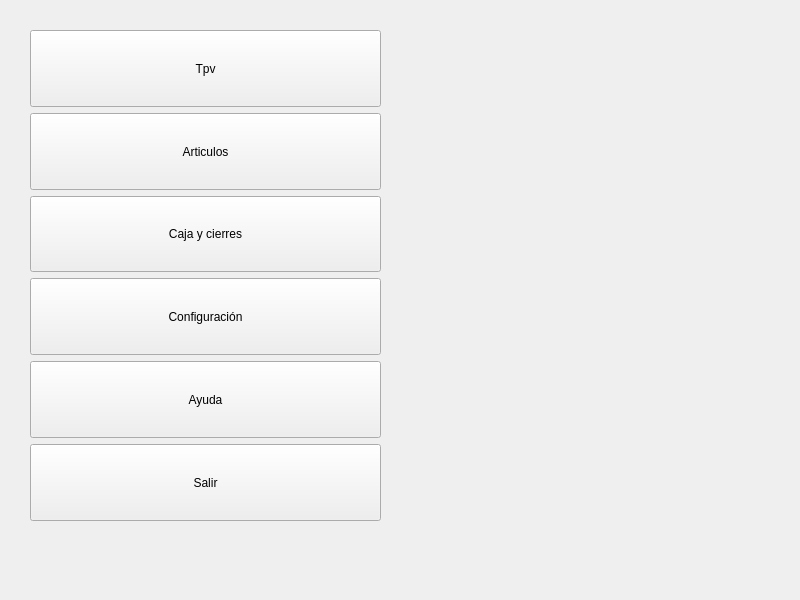
<?xml version="1.0" encoding="UTF-8"?>
<ui version="4.0">
 <class>MainWindow</class>
 <widget class="QMainWindow" name="MainWindow">
  <property name="geometry">
   <rect>
    <x>0</x>
    <y>0</y>
    <width>800</width>
    <height>600</height>
   </rect>
  </property>
  <property name="windowTitle">
   <string>MainWindow</string>
  </property>
  <widget class="QWidget" name="centralWidget">
   <widget class="QWidget" name="verticalLayoutWidget">
    <property name="geometry">
     <rect>
      <x>30</x>
      <y>30</y>
      <width>351</width>
      <height>491</height>
     </rect>
    </property>
    <layout class="QVBoxLayout" name="verticalLayout">
     <item>
      <widget class="QPushButton" name="btnTpv">
       <property name="sizePolicy">
        <sizepolicy hsizetype="Minimum" vsizetype="Preferred">
         <horstretch>0</horstretch>
         <verstretch>0</verstretch>
        </sizepolicy>
       </property>
       <property name="text">
        <string>Tpv</string>
       </property>
      </widget>
     </item>
     <item>
      <widget class="QPushButton" name="btnArticulo">
       <property name="sizePolicy">
        <sizepolicy hsizetype="Minimum" vsizetype="Preferred">
         <horstretch>0</horstretch>
         <verstretch>0</verstretch>
        </sizepolicy>
       </property>
       <property name="text">
        <string>Articulos</string>
       </property>
      </widget>
     </item>
     <item>
      <widget class="QPushButton" name="btnCaja">
       <property name="sizePolicy">
        <sizepolicy hsizetype="Minimum" vsizetype="Preferred">
         <horstretch>0</horstretch>
         <verstretch>0</verstretch>
        </sizepolicy>
       </property>
       <property name="text">
        <string>Caja y cierres</string>
       </property>
      </widget>
     </item>
     <item>
      <widget class="QPushButton" name="btnConfiguracion">
       <property name="sizePolicy">
        <sizepolicy hsizetype="Minimum" vsizetype="Preferred">
         <horstretch>0</horstretch>
         <verstretch>0</verstretch>
        </sizepolicy>
       </property>
       <property name="text">
        <string>Configuración</string>
       </property>
      </widget>
     </item>
     <item>
      <widget class="QPushButton" name="btnAyuda">
       <property name="sizePolicy">
        <sizepolicy hsizetype="Minimum" vsizetype="Preferred">
         <horstretch>0</horstretch>
         <verstretch>0</verstretch>
        </sizepolicy>
       </property>
       <property name="text">
        <string>Ayuda</string>
       </property>
      </widget>
     </item>
     <item>
      <widget class="QPushButton" name="btnSalir">
       <property name="sizePolicy">
        <sizepolicy hsizetype="Minimum" vsizetype="Preferred">
         <horstretch>0</horstretch>
         <verstretch>0</verstretch>
        </sizepolicy>
       </property>
       <property name="text">
        <string>Salir</string>
       </property>
      </widget>
     </item>
    </layout>
   </widget>
  </widget>
 </widget>
 <resources/>
 <connections/>
</ui>
